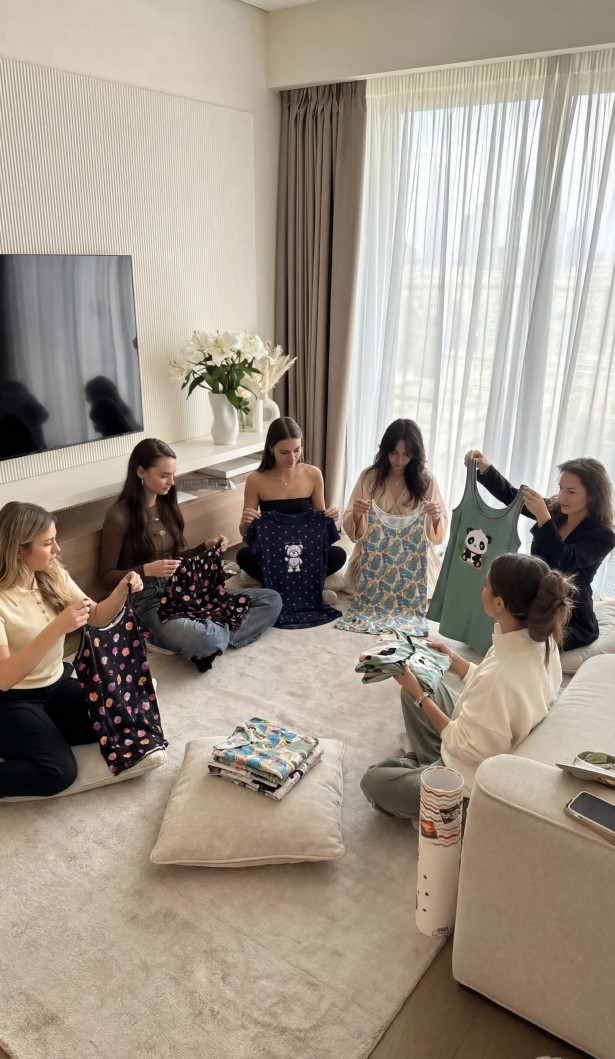
#> input picture imagens/comunidade-grupo.jpg, 3072 x 5292 px, given in place of Gemini_Generated_Image_ce0kp2ce0kp2ce0k.png, which was not available (shown at 1/5 size)
$ python montar_imagens.py
#> lines starting #> are read from the running program, lines starting #| are printed output that depends on the picture; pictures that were not available may be replaced by others from this repository, and a replacement may not be noted
from PIL import Image, ImageDraw, ImageFilter, ImageEnhance
import os

BASE = "C:/Users/chris/Downloads/BLOG/imagens/"
OUT  = "C:/Users/chris/Downloads/BLOG/imagens/prontas/"
os.makedirs(OUT, exist_ok=True)

# ─── Carrega imagens ───────────────────────────────────────────────
familia    = Image.open(BASE + "Gemini_Generated_Image_ce0kp2ce0kp2ce0k.png").convert("RGB")
#> familia is the input picture: PIL image 3072x5292 RGB; mean R, G, B 159.8, 148.9, 135.9
mulher     = Image.open(BASE + "Hailuo_Image_vista a modelo de rosto com a _491150116295061510 (1).jpg").convert("RGB")
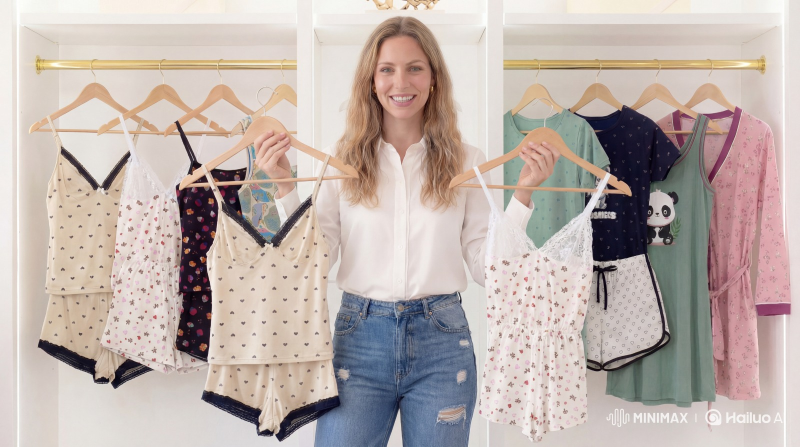
#> input picture imagens/dia-das-maes-card.jpg, 1600 x 893 px, given in place of ge_vista a modelo de rosto com a _491150116295061510 (1).jpg, which was not available (shown at 1/2 size)
#> mulher is the input picture: PIL image 1600x893 RGB; mean R, G, B 190.4, 177.7, 172.5
lilas_tec  = Image.open(BASE + "WhatsApp Image 2026-03-27 at 12.10.13.jpeg").convert("RGB")
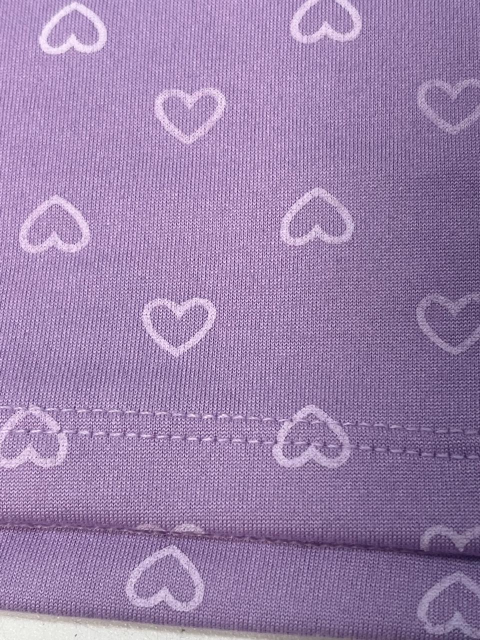
#> input picture imagens/WhatsApp Image 2026-03-27 at 12.10.13.jpeg, 960 x 1280 px, found by its file name (shown at 1/2 size)
#> lilas_tec is the input picture: PIL image 960x1280 RGB; mean R, G, B 154.7, 129.2, 171
branco_tec = Image.open(BASE + "WhatsApp Image 2026-03-27 at 12.10.13 (1).jpeg").convert("RGB")
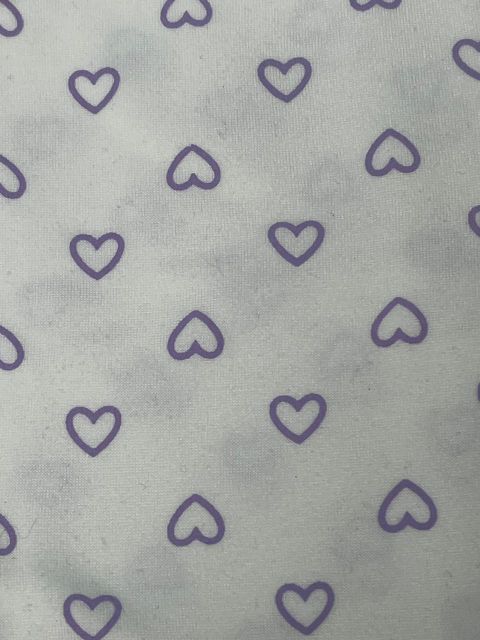
#> input picture imagens/WhatsApp Image 2026-03-27 at 12.10.13 (1).jpeg, 960 x 1280 px, found by its file name (shown at 1/2 size)
#> branco_tec is the input picture: PIL image 960x1280 RGB; mean R, G, B 164.5, 166.2, 163.4
azul_flat  = Image.open(BASE + "WhatsApp Image 2026-03-27 at 12.32.15.jpeg").convert("RGB")
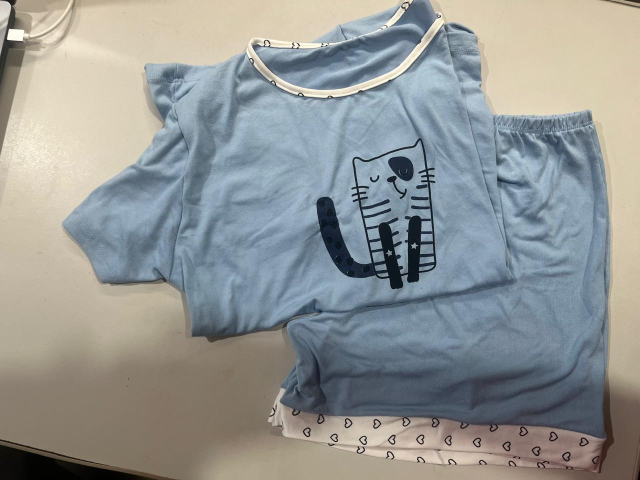
#> input picture imagens/WhatsApp Image 2026-03-27 at 12.32.15.jpeg, 1280 x 960 px, found by its file name (shown at 1/2 size)
#> azul_flat is the input picture: PIL image 1280x960 RGB; mean R, G, B 147.2, 150.3, 148.8
lilas_flat = Image.open(BASE + "WhatsApp Image 2026-03-27 at 12.32.15 (1).jpeg").convert("RGB")
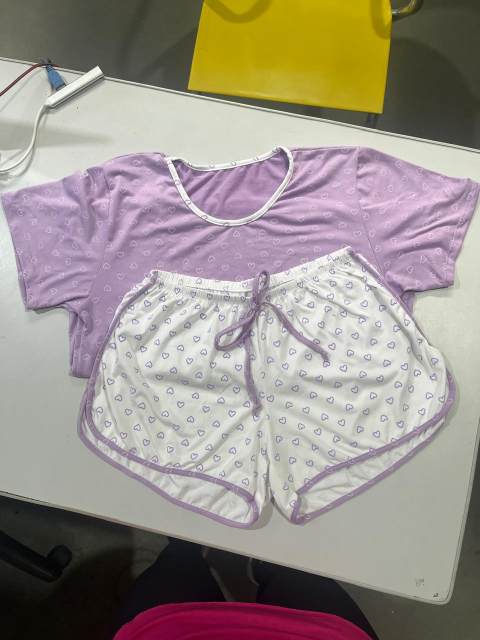
#> input picture imagens/WhatsApp Image 2026-03-27 at 12.32.15 (1).jpeg, 960 x 1280 px, found by its file name (shown at 1/2 size)
#> lilas_flat is the input picture: PIL image 960x1280 RGB; mean R, G, B 155.6, 146.5, 138.7

print("Família:", familia.size)
#| Família: (3072, 5292)
print("Mulher preta:", mulher.size)
#| Mulher preta: (1600, 893)
print("Lilás tecido:", lilas_tec.size)
#| Lilás tecido: (960, 1280)
print("Branco corações:", branco_tec.size)
#| Branco corações: (960, 1280)
print("Azul gatinho:", azul_flat.size)
#| Azul gatinho: (1280, 960)
print("Lilás flat lay:", lilas_flat.size)
#| Lilás flat lay: (960, 1280)

def crop_center(img, w, h):
    """Recorta do centro na proporção desejada."""
#> called with w = 900, h = 860
    iw, ih = img.size
#> iw = 3072; ih = 5292
    ratio_dest = w / h
    ratio_src  = iw / ih
#> ratio_src = 0.58
    if ratio_src > ratio_dest:
        new_w = int(ih * ratio_dest)
        left  = (iw - new_w) // 2
        img   = img.crop((left, 0, left + new_w, ih))
    else:
        new_h = int(iw / ratio_dest)
#> new_h = 2935
        top   = (ih - new_h) // 2
#> top = 1178
        img   = img.crop((0, top, iw, top + new_h))
    return img.resize((w, h), Image.LANCZOS)

def salvar(img, nome, q=88):
#> called with nome = 'hero-home.jpg', q = 85
    path = OUT + nome
    img.save(path, "JPEG", quality=q, optimize=True)
    kb = os.path.getsize(path) // 1024
    print(f"  OK {nome} - {img.size[0]}x{img.size[1]}px - {kb}KB")
#|   OK hero-home.jpg - 900x860px - 152KB

# ══════════════════════════════════════════════════════════════════
# 1. HERO DA HOME  (900×860)
#    → Família lifestyle — sem watermark, mostra linha completa
# ══════════════════════════════════════════════════════════════════
print("\n[1] Hero da home...")
hero = crop_center(familia, 900, 860)
salvar(hero, "hero-home.jpg", q=85)

# ══════════════════════════════════════════════════════════════════
# 2. MULHER PRETA — remove watermark cortando rodapé  (800×450)
#    O watermark fica nos últimos ~120px da imagem
# ══════════════════════════════════════════════════════════════════
print("\n[2] Mulher pijama preto (remove watermark)...")
mw, mh = mulher.size
#> mw = 1600; mh = 893
corte  = int(mh * 0.93)          # mantém 93% do topo (sem watermark)
#> corte = 830
mulher_limpa = mulher.crop((0, 0, mw, corte))
card_mulher  = crop_center(mulher_limpa, 800, 450)
salvar(card_mulher, "card-mulher-preta.jpg")
#|   OK card-mulher-preta.jpg - 800x450px - 87KB

# ══════════════════════════════════════════════════════════════════
# 3. FLAT LAY LILÁS — crop para remover fundo bagunçado  (800×450)
#    Cabos no canto sup-esq, cadeira amarela sup-dir, cadeira rosa inf-esq
# ══════════════════════════════════════════════════════════════════
print("\n[3] Flat lay conjunto lilás...")
lw, lh = lilas_flat.size
#> lw = 960; lh = 1280
# Corta margens: 14% topo, 8% baixo, 10% esq, 10% dir
t = int(lh * 0.14)
#> t = 179
b = int(lh * 0.92)
#> b = 1177
l = int(lw * 0.10)
#> l = 96
r = int(lw * 0.90)
#> r = 864
lilas_crop = lilas_flat.crop((l, t, r, b))
card_lilas = crop_center(lilas_crop, 800, 450)
salvar(card_lilas, "card-lilas-flatlay.jpg")
#|   OK card-lilas-flatlay.jpg - 800x450px - 83KB

# ══════════════════════════════════════════════════════════════════
# 4. FLAT LAY AZUL GATINHO — crop fundo  (800×450)
# ══════════════════════════════════════════════════════════════════
print("\n[4] Flat lay conjunto azul...")
aw, ah = azul_flat.size
#> aw = 1280
t = int(ah * 0.04)
b = int(ah * 0.96)
l = int(aw * 0.04)
r = int(aw * 0.96)
azul_crop = azul_flat.crop((l, t, r, b))
card_azul = crop_center(azul_crop, 800, 450)
salvar(card_azul, "card-azul-flatlay.jpg")
#|   OK card-azul-flatlay.jpg - 800x450px - 67KB

# ══════════════════════════════════════════════════════════════════
# 5. MONTAGEM HEADER ARTIGO TECIDOS  (1200×480)
#    Esquerda: tecido lilás  |  Direita: tecido branco corações
#    Linha divisória dourada no centro
# ══════════════════════════════════════════════════════════════════
print("\n[5] Header artigo tecidos (montagem dupla)...")
BORGONHA  = (140, 47, 57)
CHAMPAGNE = (212, 169, 86)

header = Image.new("RGB", (1200, 480))
#> header: PIL image 1200x480 RGB; every value is 0

# Metade esquerda — lilás (tecido da camiseta)
esq = crop_center(lilas_tec, 600, 480)
# Levanta um pouco o brilho
esq = ImageEnhance.Brightness(esq).enhance(1.08)
header.paste(esq, (0, 0))

# Metade direita — branco corações (tecido do shorts)
dir_ = crop_center(branco_tec, 600, 480)
dir_ = ImageEnhance.Brightness(dir_).enhance(1.05)
header.paste(dir_, (600, 0))

# Linha divisória dourada no centro
draw = ImageDraw.Draw(header)
draw.rectangle([596, 0, 603, 480], fill=CHAMPAGNE)

# Overlay escuro suave nos dois lados (para texto futuro)
overlay = Image.new("RGBA", (1200, 480), (0, 0, 0, 0))
#> overlay: PIL image 1200x480 RGBA; every value is 0
ov_draw = ImageDraw.Draw(overlay)
ov_draw.rectangle([0, 380, 1200, 480], fill=(0, 0, 0, 80))
header = header.convert("RGBA")
#> header: PIL image 1200x480 RGBA
header = Image.alpha_composite(header, overlay).convert("RGB")
#> header: PIL image 1200x480 RGB

salvar(header, "artigo-tecidos-header.jpg", q=90)
#|   OK artigo-tecidos-header.jpg - 1200x480px - 221KB

# ══════════════════════════════════════════════════════════════════
# 6. CLOSE-UP TECIDO LILÁS  (800×450)  — para usar dentro do artigo
# ══════════════════════════════════════════════════════════════════
print("\n[6] Close-up tecido lilás...")
close_lilas = crop_center(lilas_tec, 800, 450)
close_lilas = ImageEnhance.Brightness(close_lilas).enhance(1.1)
close_lilas = ImageEnhance.Contrast(close_lilas).enhance(1.05)
salvar(close_lilas, "close-lilas.jpg")
#|   OK close-lilas.jpg - 800x450px - 161KB

# ══════════════════════════════════════════════════════════════════
# 7. CLOSE-UP TECIDO BRANCO CORAÇÕES  (800×450)
# ══════════════════════════════════════════════════════════════════
print("\n[7] Close-up tecido branco corações...")
close_bco = crop_center(branco_tec, 800, 450)
close_bco = ImageEnhance.Brightness(close_bco).enhance(1.1)
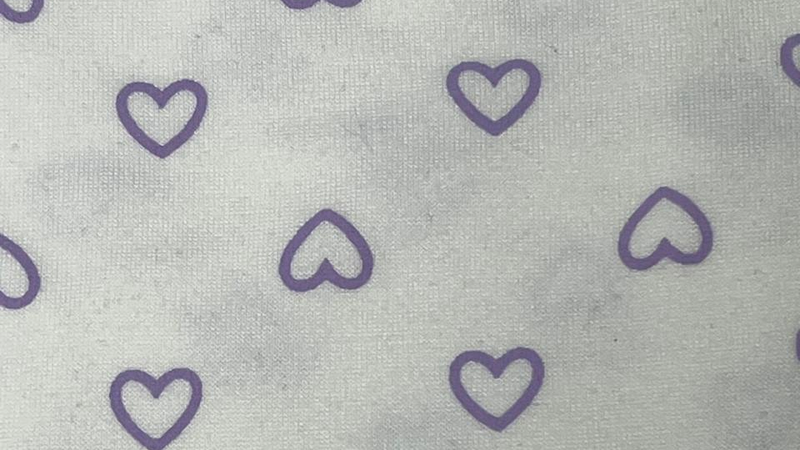
#> close_bco: PIL image 800x450 RGB; mean R, G, B 182.3, 184, 181
salvar(close_bco, "close-coracoes.jpg")
#|   OK close-coracoes.jpg - 800x450px - 88KB

# ══════════════════════════════════════════════════════════════════
# 8. MONTAGEM COMUNIDADE / CARD FAMÍLIA  (800×450)
#    Família — já está boa, só redimensiona
# ══════════════════════════════════════════════════════════════════
print("\n[8] Card família...")
card_familia = crop_center(familia, 800, 450)
#> in crop_center (call 9), `return img.resize((w, h), Image.LANCZOS)`:
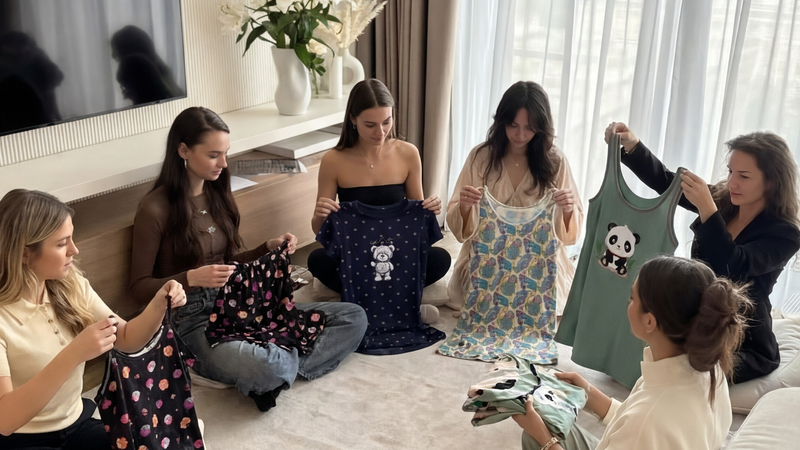
#> returned value: PIL image 800x450 RGB; mean R, G, B 134.7, 125.1, 116.2
salvar(card_familia, "card-familia.jpg")
#|   OK card-familia.jpg - 800x450px - 92KB

print("\nTodas as montagens concluidas!")
print(f"Arquivos salvos em: {OUT}")
